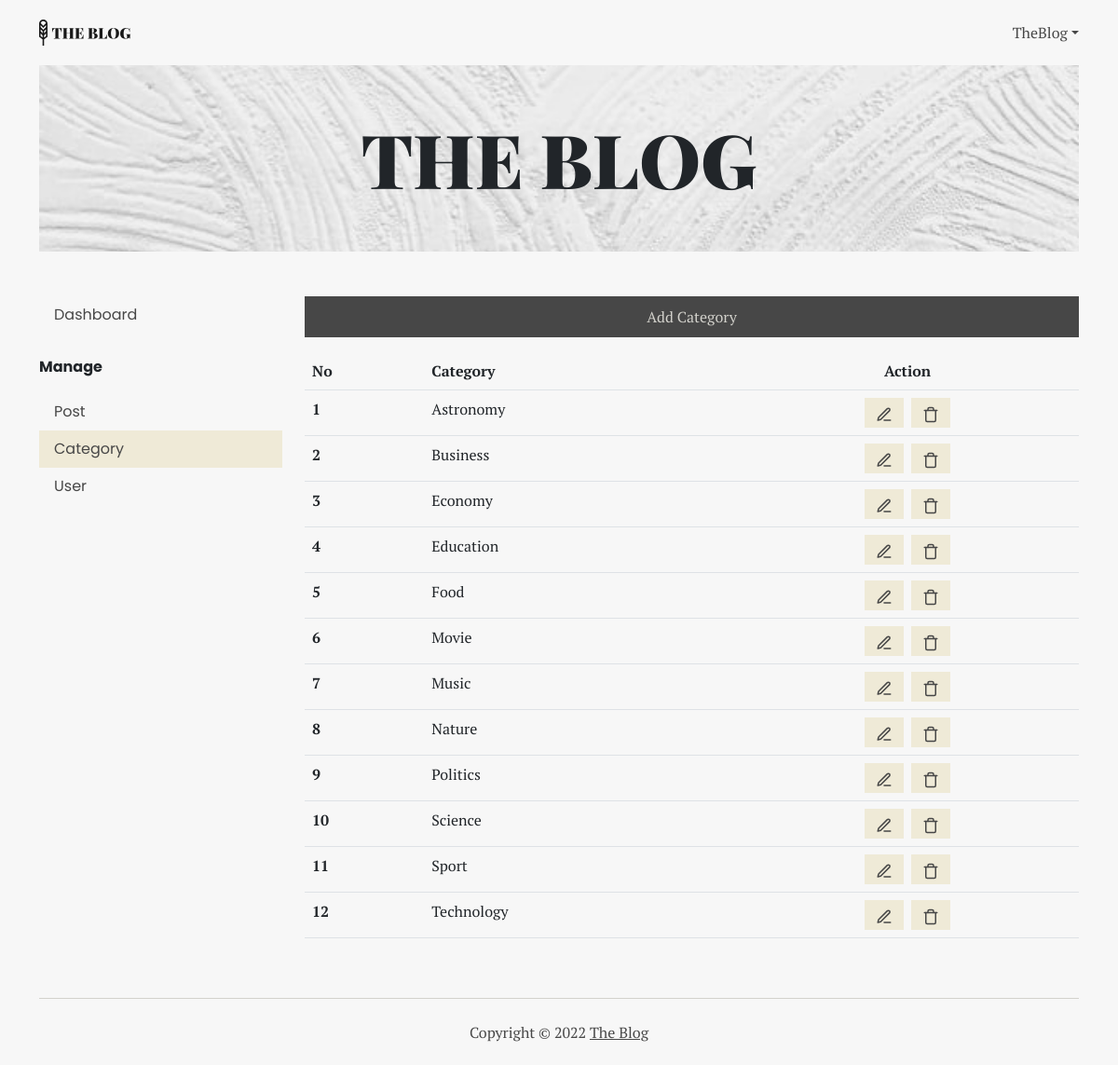
Screenshot of /dashboard/category/index.php (signed in) with the database file from the repository.
### tables this page shows
CREATE TABLE `category` (
  `id` int(11) NOT NULL,
  `name` varchar(255) NOT NULL,
  `createdAt` datetime NOT NULL
);

### dashboard/category/index.php (the view, shortened to what this page needs)
<?php
include '../../connection.php';
$sql = "SELECT * FROM category ORDER BY name";
$query = mysqli_query($conn, $sql);
?>
<!DOCTYPE html>
<html lang="en">
<head>
	<link rel="stylesheet" href="../../style/bootstrap.min.css" />
	<link rel="stylesheet" href="../../style/main.css" />
</head>
<body>
	<div class="container">
		<nav class="nav-main" aria-label="main navigation">
			<a href="../../"><img src="../../assets/logo.svg" alt="The Blog Logo" /></a>
			<div>
				<?php if ($_SESSION['user_id']) { ?>
					<p class="m-0 rounded-0 dropdown-toggle cursor-pointer" data-bs-toggle="dropdown" aria-expanded="false"><?= $_SESSION['user_first_name']; ?></p>
				<?php } ?>
			</div>
		</nav>
		<header>
			<section class="banner">
				<img src="../../assets/banner.jpg" alt="Banner" />
				<h1 class="display-1">THE BLOG</h1>
			</section>
		</header>
		<main>
			<div class="row my-5">
				<aside class="col-12 col-md-3 mb-4">
					<div class="manage">
						<nav class="nav-side mb-4 p-0" aria-label="Manage Navigation">
							<a href="../">
								<p>Dashboard</p>
							</a>
						</nav>
						<p class="manage__title">Manage</p>
						<nav class="nav-side" aria-label="Manage Navigation">
							<?php if ($_SESSION['user_isAdmin']) { ?>
								<a href="../post/">
									<p>Post</p>
								</a>
								<a href="./">
									<p class="active">Category</p>
								</a>
								<a href="../user/">
									<p>User</p>
								</a>
							<?php } ?>
						</nav>
					</div>
				</aside>
				<section class="col-12 col-md-9">
					<a href="./add_form.php" class="btn-primary mb-3">Add Category</a>
					<div class="overflow-auto">
						<table class="table">
							<tr>
								<th>No</th>
								<th>Category</th>
								<th class="text-center">Action</th>
							</tr>
							<?php
							$no = 1;
							while ($row = mysqli_fetch_array($query)) {
								$name = $row['name'];
							?>
								<tr>
									<th><?= $no ?></th>
									<td><?= $row['name'] ?></td>
									<td>
										<div class="d-flex justify-content-center align-items-center gap-2">
											<a href="./edit_form.php?id=<?= $row['id'] ?>" title="edit"><img src="../../assets/ic_edit.svg" alt="" /></a>
											<a href="./delete.php?id=<?= $row['id'] ?>" title="delete" onclick="return confirm('Do you want to delete <?= $name ?> category?')"><img src="../../assets/ic_trash.svg" alt="" /></a>
										</div>
									</td>
								</tr>
							<?php
								$no++;
							}
							?>
						</table>
					</div>
				</section>
		</main>
		<footer>
			<p>Copyright © <?= date('Y') ?> <a href="#">The Blog</a></p>
		</footer>
	</div>
</body>
</html>

### style/main.css (style rules this page uses)
:root { --background: #f7f7f7; --soft: #d3d2cc; --active: #efead7; --dark: #474747; --darker: #181818; }
* { font-family: "PT Serif", serif; padding: 0; }
body { background-color: var(--background); }
.nav-main { display: flex; height: 70px; justify-content: space-between; align-items: center; }
.nav-main > div { display: flex; gap: 24px; }
.nav-main p { color: var(--dark); cursor: pointer; }
aside * { font-family: Poppins, sans-serif; }
.nav-side a { text-decoration: none; color: var(--dark); }
.nav-side p { margin: 0; padding: 8px 16px; }
.manage__title { font-weight: bold; }
.active { background-color: var(--active); }
.btn-primary { border: none; background-color: var(--dark); color: var(--soft); padding: 10px; width: 100%; text-decoration: none; display: inline-block; text-align: center; }
.banner { width: 100%; display: flex; align-items: center; justify-content: center; position: relative; }
.banner > img { width: 100%; max-height: 200px; object-fit: cover; background-repeat: no-repeat; }
.banner > h1 { font-family: "Playfair Display", serif; font-weight: 900; position: absolute; text-align: center; margin: 0; }
table a { width: 42px; padding: 4px 12px; background-color: var(--active); }
table img { color: red; width: 100%; }
footer { display: flex; justify-content: center; align-items: center; height: 72px; border-top: 1px solid var(--soft); }
footer * { color: var(--dark); margin: 0; }

### rows the page displays
category: name "Astronomy"
category: name "Business"
category: name "Economy"
category: name "Education"
category: name "Food"
category: name "Movie"
category: name "Music"
category: name "Nature"
category: name "Politics"
category: name "Science"
category: name "Sport"
category: name "Technology"

### other values shown
$_SESSION['user_first_name'] "TheBlog"
